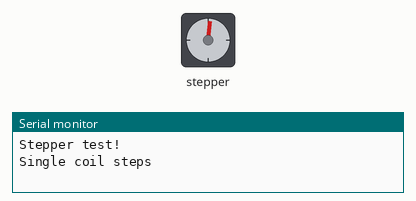
Simulated run of this sketch. Board: Arduino Uno, built with avr-gcc and run on an emulated ATmega328P. Shown: stepper motor, the last lines printed to the serial monitor. Stepper angles assume 48 steps per turn.

Above: at 0.06 s.
At 9.82 s:
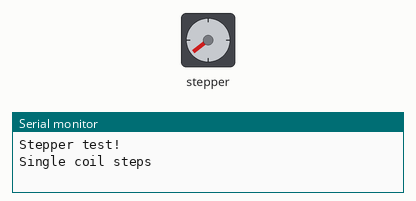
At 19.96 s:
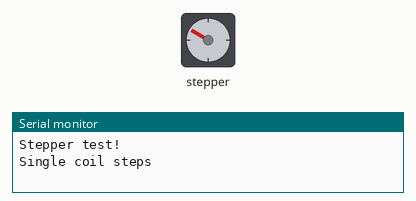
At 39.87 s:
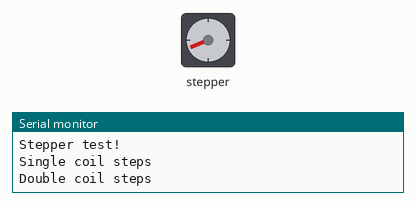
Timing chart, 0 to 40.0 s (numbered marks = the images above):
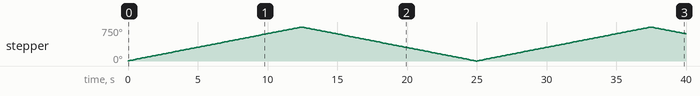

Measured:
- by itself, stepper: turns 750° clockwise in 12.4 s, then 750° counter-clockwise in 12.4 s, then 750° clockwise in 12.4 s, then 150° counter-clockwise in 2.4 s

The sketch:

StepperTest.ino
```cpp
/*
This is a test sketch for the Adafruit assembled Motor Shield for Arduino v2
It won't work with v1.x motor shields! Only for the v2's with built in PWM
control

For use with the Adafruit Motor Shield v2
---->	http://www.adafruit.com/products/1438
*/


#include <Wire.h>
#include <Adafruit_MotorShield.h>
#include "utility/Adafruit_PWMServoDriver.h"

// Create the motor shield object with the default I2C address
Adafruit_MotorShield AFMS = Adafruit_MotorShield();
// Or, create it with a different I2C address (say for stacking)
// Adafruit_MotorShield AFMS = Adafruit_MotorShield(0x61);

// Connect a stepper motor with 200 steps per revolution (1.8 degree)
// to motor port #2 (M3 and M4)
Adafruit_StepperMotor *myMotor = AFMS.getStepper(48, 2);


void setup() {
  Serial.begin(9600);           // set up Serial library at 9600 bps
  Serial.println("Stepper test!");

  AFMS.begin();  // create with the default frequency 1.6KHz
  //AFMS.begin(1000);  // OR with a different frequency, say 1KHz

  myMotor->setSpeed(10);  // 10 rpm
}

void loop() {
  Serial.println("Single coil steps");
  myMotor->step(100, FORWARD, SINGLE);
  myMotor->step(100, BACKWARD, SINGLE);

  Serial.println("Double coil steps");
  myMotor->step(100, FORWARD, DOUBLE);
  myMotor->step(100, BACKWARD, DOUBLE);

  Serial.println("Interleave coil steps");
  myMotor->step(100, FORWARD, INTERLEAVE);
  myMotor->step(100, BACKWARD, INTERLEAVE);

  Serial.println("Microstep steps");
  myMotor->step(50, FORWARD, MICROSTEP);
  myMotor->step(50, BACKWARD, MICROSTEP);
}
```
